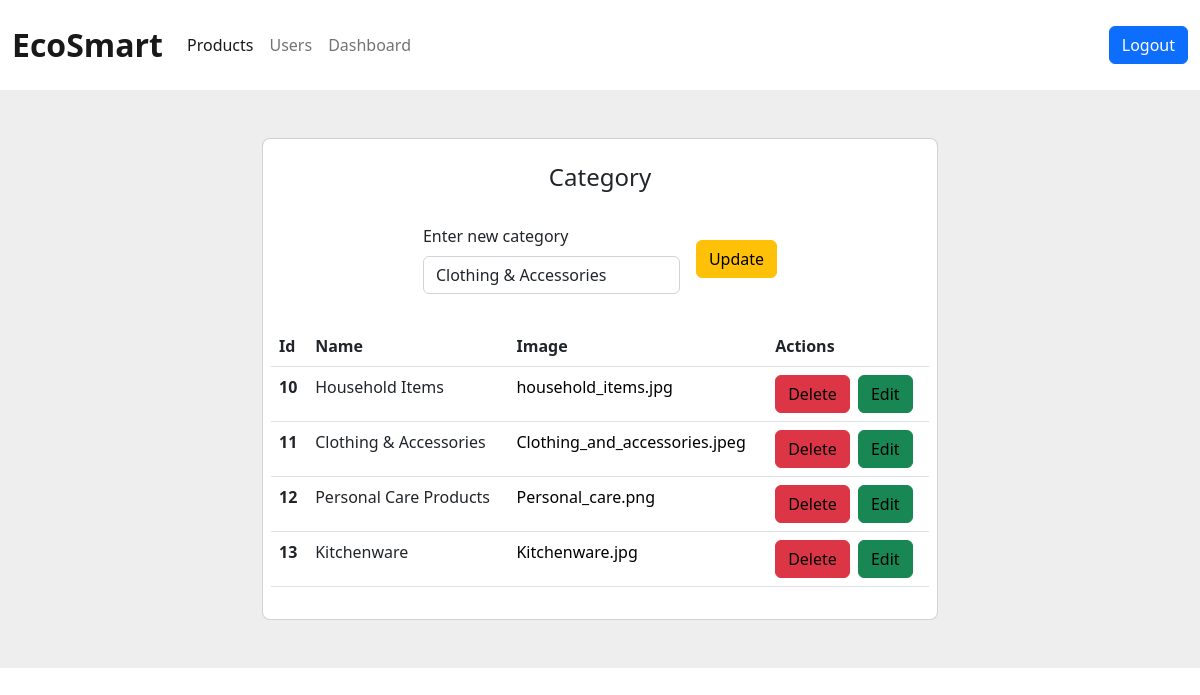
The app's page /admin/manage_category/edit/11 with its own data.
### vault.py (models this page shows, shortened)
class Category(Base):
    __tablename__ = 'categories'
    id = Column(Integer, primary_key=True, autoincrement=True)
    name = Column('name',String)
    image = Column('image',String)
    date = Column('date',String)

### admin_routes.py (the view)
@app.route('/admin/manage_category/edit/<int:cid>', methods=['POST', 'GET'])
def category_edit(cid):
    if request.method == 'POST':
        agent.query(Category).filter(Category.id == cid).update({
            Category.name: request.form['name']
        })
        agent.commit()
        return redirect('/admin/manage_category/')
    elif request.method == 'GET':
        category = agent.query(Category).filter(Category.id == cid).first()
        return render_template('admin/edit_category.html', category=category, categories=agent.query(Category).all())

### templates/admin/edit_category.html (shortened to what this page needs)
<!DOCTYPE html>
<html lang="en">
  <head>
    <link
      href="https://cdn.jsdelivr.net/npm/bootstrap@5.2.0-beta1/dist/css/bootstrap.min.css"
      rel="stylesheet"
    />
    <link
      rel="stylesheet"
      type="text/css"
      href="{{ url_for('static',filename='styles/header.css') }}"
    />
  </head>
  <body>
    <nav class="navbar navbar-expand-lg bg-body py-3">
      <div class="container">
        <a class="navbar-brand" href="/admin"
          ><span class="fs-2"><strong>EcoSmart</strong></span></a
        >
        <div class="collapse navbar-collapse" id="navcol-1">
          <ul class="navbar-nav me-auto">
            <li class="nav-item">
              <a class="nav-link active" href="/admin/product_handler"
                >Products</a
              >
            </li>
            <li class="nav-item">
              <a class="nav-link" href="/admin/userbase">Users</a>
            </li>
            <li class="nav-item">
              <a class="nav-link" href="/admin/dashboard">Dashboard</a>
            </li>
          </ul>
          <button class="btn btn-primary" type="button">
            <a href="/logout" class="text-decoration-none text-white">Logout</a>
          </button>
        </div>
      </div>
    </nav>
    <section class="vh-50" style="background-color: #eee">
      <div class="container py-5 h-100">
        <div class="row d-flex justify-content-center align-items-center h-100">
          <div class="col col-lg-9 col-xl-7">
            <div class="card rounded-3">
              <div class="card-body p-2">
                <h4 class="text-center my-3 pb-3">Category</h4>
                <form
                  class="row row-cols-lg-auto g-3 justify-content-center align-items-center mb-4 pb-2"
                  method="POST"
                  enctype="multipart/form-data"
                >
                  <div class="col-12">
                    <div class="form-outline">
                      <label class="form-label" for="form1"
                        >Enter new category</label
                      >
                      <input
                        type="text"
                        id="form1"
                        class="form-control"
                        name="name"
                        placeholder="Category Name"
                        value="{{category.name}}"
                      />
                    </div>
                  </div>
                  <div class="col-10">
                    <button type="submit" class="btn btn-warning">
                      Update
                    </button>
                  </div>
                </form>
                <table class="table mb-4">
                  <thead>
                    <tr>
                      <th scope="col">Id</th>
                      <th scope="col">Name</th>
                      <th scope="col">Image</th>
                      <th scope="col">Actions</th>
                    </tr>
                  </thead>
                  <tbody>
                    {% for category in categories %}
                    <tr>
                      <th scope="row">{{category.id}}</th>
                      <td>{{category.name}}</td>
                      <td>
                        <a
                          href="http://127.0.0.1:5000/static/assets/categories/{{category.image}}"
                          target="blank"
                          >{{category.image}}</a
                        >
                      </td>
                      <td>
                        <button type="submit" class="btn btn-danger">
                          <a
                            href="/admin/manage_category/delete/{{category.id}}"
                            style="background-color: #dc3545"
                            >Delete</a
                          >
                        </button>
                        <button type="submit" class="btn btn-success ms-1">
                          <a
                            href="/admin/manage_category/edit/{{category.id}}"
                            style="background-color: #198754"
                            >Edit</a
                          >
                        </button>
                      </td>
                    </tr>
                    {% endfor %}
                  </tbody>
                </table>
              </div>
            </div>
          </div>
        </div>
      </div>
    </section>
  </body>
</html>

### static/styles/header.css (style rules this page uses)
a { text-decoration: none; color: black; text-align: center; }

### templates/admin/edit_category.html (style rules this page uses)
.container { max-width: 100%; }

### records on screen
Category: name "Clothing & Accessories", id "11", image "Clothing_and_accessories.jpeg"
Category: id "10", name "Household Items", image "household_items.jpg"
Category: id "12", name "Personal Care Products", image "Personal_care.png"
Category: id "13", name "Kitchenware", image "Kitchenware.jpg"
